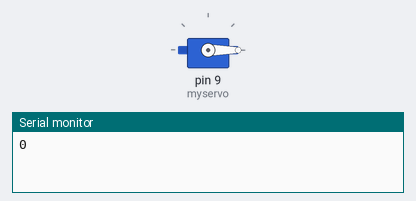
A sketch run on a simulated Arduino Uno, built with avr-gcc and run on an emulated ATmega328P. Parts: servo, the last lines printed to the serial monitor.

Above: at 0.05 s.
At 1.5 s:
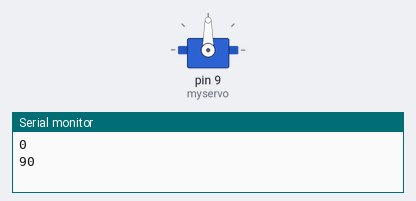
At 3.0 s:
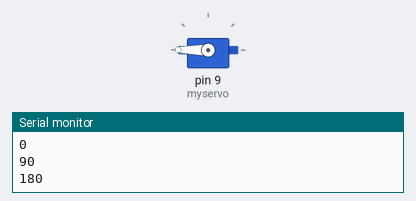
Timing chart, 0 to 6.9 s (numbered marks = the images above):
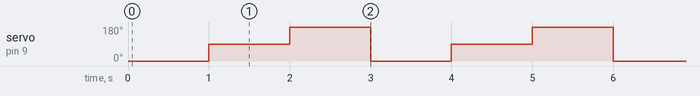

The sketch:

DuoJi.ino
```cpp
#include <Servo.h>//定义头文件，这里有一点要注意，可以直接在Arduino 软件菜单栏单击Sketch>Importlibrary>Servo,调用Servo 函数，也可以直接输入#include <Servo.h>，但是在输入时要注意在#include 与<Servo.h>之间要有空格，否则编译时会报错。
Servo myservo;//定义舵机变量名
void setup()
{
  Serial.begin(9600);
  myservo.attach(9);//定义舵机接口（9、10 都可以，缺点只能控制2 个）
}

void loop()
{
  myservo.write(0);//设置舵机旋转的角度
  Serial.println(0);
  delay(1000);

  myservo.write(90);//设置舵机旋转的角度
  Serial.println(90);
  delay(1000);

  myservo.write(180);//设置舵机旋转的角度
  Serial.println(180);
  delay(1000);

}
```

Measured:
- by itself, servo on pin 9 (myservo): repeats every 3.0 s: 180° 1.0 s, 0° 1.0 s, 90° 1.0 s
